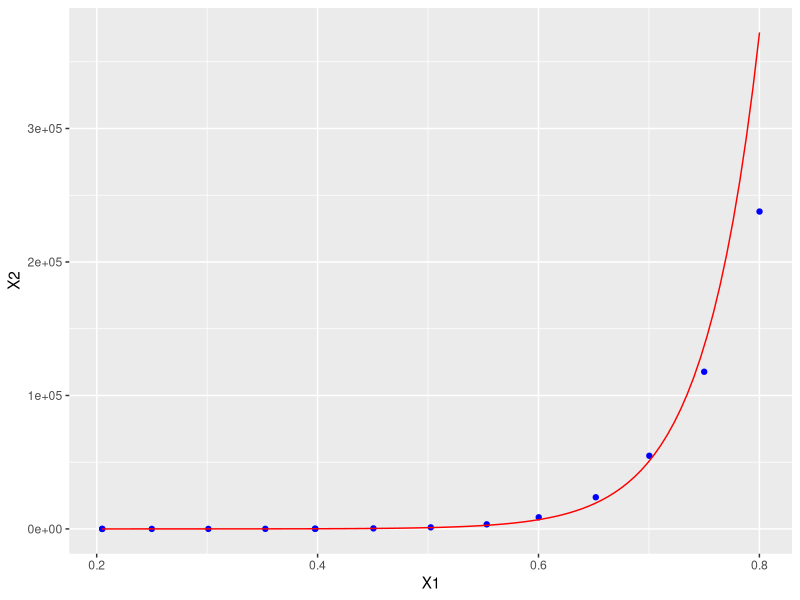
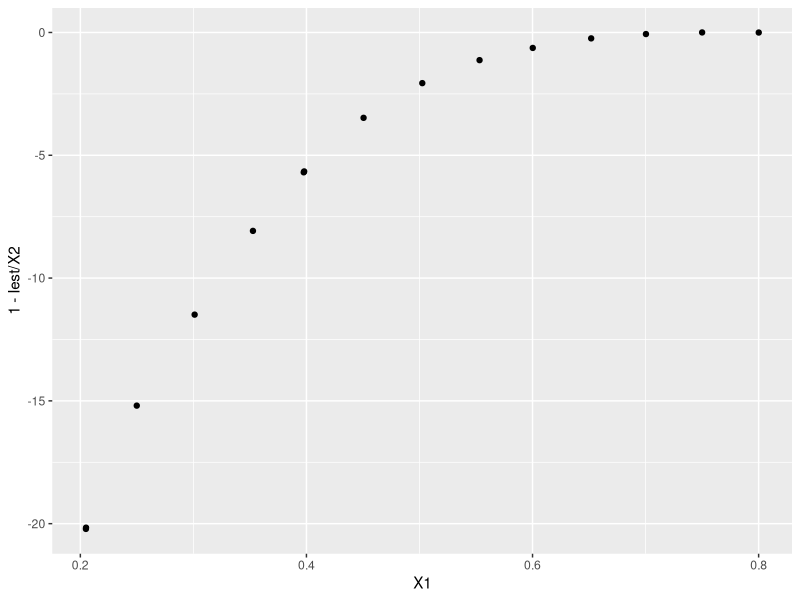

The R script that drew these images, in order:
library(tidyverse)

IVchar <- read_csv("./lab1_diodeIVdata.csv",col_names=F)
IVchar[16:33,1:2] <- -IVchar[16:33,1:2]
IVcharorgin<-IVchar
#IVchar[,2]<-IVchar[,2]*1e6
#IVchar <- IVchar[1:29,]
IVchar <- IVchar %>% filter(X1>0)
IVchar[,2] <- IVchar[,2] * 1e4

der11 <- function(x,dat){
  -sum((exp(x[[2]]*dat[,1])-1)^2)
}

der12 <- function(x,dat){
  sum(dat[,1]*exp(x[[2]]*dat[,1])*(dat[,2]-2*x[[1]]*(exp(x[[2]]*dat[,1])-1)))
}

der22 <- function(x,dat){
  sum(dat[,1]^2*x[[1]]*exp(x[[2]]*dat[,1])*(dat[,2]-2*x[[1]]*exp(x[[2]]*dat[,1])+x[[1]]))
}

fun1 <- function(x,dat){
  sum((exp(x[[2]]*dat[,1])-1)*(dat[,2]-x[[1]]*(exp(x[[2]]*dat[,1])-1)))
}

fun2 <- function(x,dat){
  sum(dat[,1]*x[[1]]*exp(x[[2]]*dat[,1])*(dat[,2]-x[[1]]*(exp(x[[2]]*dat[,1])-1)))
}

x<-c(1,50) ## initial condition
xold<-c(0,0)
while(sum(abs(xold-x))>1e-10){
  xold <- x
  
  J <- matrix(rep(0,4),ncol=2)
  J[1,1] <- der11(x,IVchar)
  J[1,2] <- J[2,1] <- der12(x,IVchar)
  J[2,2] <- der22(x,IVchar)
  
  f <- matrix(rep(0,2),ncol=1)
  f[[1]] <- fun1(x,IVchar)
  f[[2]] <- fun2(x,IVchar)
  
  x <- x - solve(J) %*% f
}

dat<-IVchar
dat[,2]-x[[1]]*(exp(x[[2]]*dat[,1])-1)

IVcharorgin <- IVchar
IVaux <- function(x){
  sum((exp(x[[2]]*IVcharorgin[,1])-1)*(IVcharorgin[,2]-x[[1]]*(exp(x[[2]]*IVcharorgin[,1])-1)))^2
  + sum(x[[1]]*IVcharorgin[,1]*exp(x[[2]]*IVcharorgin[,1])*(IVcharorgin[,2]-x[[1]]*(exp(x[[2]]*IVcharorgin[,1])-1)))^2
}

ra <- optim(c(2, 20),IVaux)
x<-ra$par
ra1 <- optim(c(2, 20),function(x){sum((IVchar[,2]-x[[1]]*(exp(x[[2]]*IVchar[,1])-1))^2)})
x<-ra1$par
#xc<-0
#while(sum(abs(xc-x))>1e-20){
#  xc<-x
#  ra2 <- optim(x,function(x){fun1(x,IVchar)^2+fun2(x,IVchar)^2})
#  x<-ra2$par
#}
## using model i / (exp(x * V)-1) - I
#ra3 <- optim(c(1.65,15),function(x){sum((IVchar[,2]/(exp(x[[2]]*IVchar[,1])-1)-x[[1]])^2)})
#x<-ra3$par

IVcharest <- IVchar %>%
  mutate(Iest=x[[1]]*(exp(x[[2]]*X1)-1))

IVchar %>%
ggplot()+
  geom_point(aes(x=X1,y=X2),color="blue")+
  #geom_point(aes(x=X1,y=Iest),color="red")+
  stat_function(fun = function(val){(exp(19.928*val-3.118))},color="red")#function(val){x[[1]]*(exp(x[[2]]*val)-1)},color="red")+
  #geom_smooth(aes(x=X1,y=X2),data=(IVchar%>%filter(X1<0.6)),method="lm",color="red",se=F)+
  #geom_smooth(aes(x=X1,y=X2),data=(IVchar%>%filter(X1>0.6)),method="lm",color="red",se=F)+
  labs(x="Voltate[V]",y="Current[mA]",title=element_text("I/V Characteristic data"))

(IVchar%>%filter(X1>0.6)) %>%
  lm(X2~X1,data=.)

ggplot()+
  geom_point(aes(X1,1-Iest/X2),data=IVcharest)
  
# good value 1.647904e-04 1.485505e+01

IVchar %>%
  mutate(Iest=x[[1]]*(exp(X1*x[[2]])-1)) %>%
  print(n=Inf)
